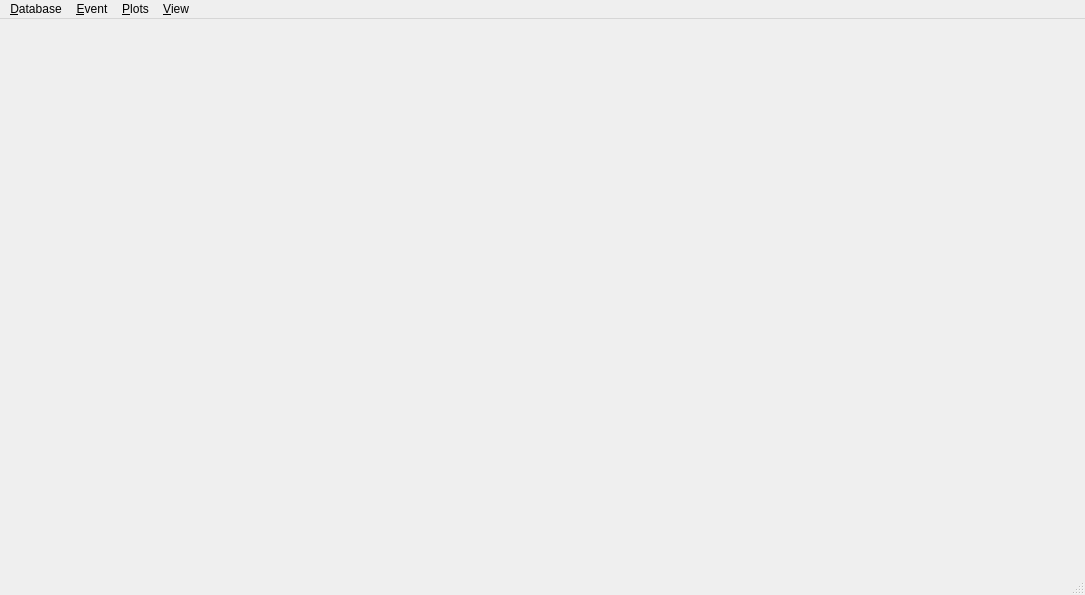
<?xml version="1.0" encoding="UTF-8"?>
<ui version="4.0">
 <class>MainWindow</class>
 <widget class="QMainWindow" name="MainWindow">
  <property name="geometry">
   <rect>
    <x>0</x>
    <y>0</y>
    <width>1085</width>
    <height>595</height>
   </rect>
  </property>
  <property name="windowTitle">
   <string>LDE Plot</string>
  </property>
  <widget class="QWidget" name="centralwidget">
   <layout class="QVBoxLayout" name="verticalLayout">
    <item>
     <widget class="QWidget" name="widget" native="true">
      <layout class="QVBoxLayout" name="verticalLayout_3">
       <item>
        <layout class="QVBoxLayout" name="verticalLayout_2"/>
       </item>
      </layout>
     </widget>
    </item>
   </layout>
  </widget>
  <widget class="QMenuBar" name="menubar">
   <property name="geometry">
    <rect>
     <x>0</x>
     <y>0</y>
     <width>1085</width>
     <height>22</height>
    </rect>
   </property>
   <widget class="QMenu" name="menu_Database">
    <property name="title">
     <string>&amp;Database</string>
    </property>
    <addaction name="action_Open"/>
    <addaction name="separator"/>
    <addaction name="actionNext_2"/>
    <addaction name="actionPrevious_2"/>
    <addaction name="actionGo_to_ID"/>
    <addaction name="actionGo_to_Code"/>
    <addaction name="separator"/>
    <addaction name="actionFilter"/>
    <addaction name="actionReset"/>
    <addaction name="separator"/>
    <addaction name="actionExit"/>
   </widget>
   <widget class="QMenu" name="menu_Event">
    <property name="title">
     <string>&amp;Event</string>
    </property>
    <addaction name="actionOpen_LTE"/>
    <addaction name="separator"/>
    <addaction name="actionRelabel"/>
    <addaction name="actionSet_Starttime"/>
    <addaction name="separator"/>
    <addaction name="actionRemove"/>
   </widget>
   <widget class="QMenu" name="menu_Plots">
    <property name="title">
     <string>&amp;Plots</string>
    </property>
    <addaction name="actionPlot_Scatter"/>
    <addaction name="actionActivity"/>
    <addaction name="separator"/>
    <addaction name="actionPlot_3D"/>
   </widget>
   <widget class="QMenu" name="menu_View">
    <property name="title">
     <string>&amp;View</string>
    </property>
    <addaction name="actionODP"/>
    <addaction name="actionContinuous"/>
    <addaction name="actionStep_Range"/>
   </widget>
   <addaction name="menu_Database"/>
   <addaction name="menu_Event"/>
   <addaction name="menu_Plots"/>
   <addaction name="menu_View"/>
  </widget>
  <widget class="QStatusBar" name="statusbar"/>
  <action name="actionRelabel">
   <property name="text">
    <string>Relabel</string>
   </property>
  </action>
  <action name="actionRemove">
   <property name="text">
    <string>Remove</string>
   </property>
  </action>
  <action name="actionSet_Starttime">
   <property name="text">
    <string>Set Starttime</string>
   </property>
  </action>
  <action name="action_Open">
   <property name="text">
    <string>&amp;Open</string>
   </property>
  </action>
  <action name="actionExit">
   <property name="text">
    <string>Exit</string>
   </property>
  </action>
  <action name="actionGo_to_ID">
   <property name="text">
    <string>Go to ID...</string>
   </property>
  </action>
  <action name="actionGo_to_Code">
   <property name="text">
    <string>Go to Code...</string>
   </property>
  </action>
  <action name="actionReset">
   <property name="text">
    <string>Reset</string>
   </property>
  </action>
  <action name="actionFilter">
   <property name="text">
    <string>Filter...</string>
   </property>
  </action>
  <action name="actionPlot_Scatter">
   <property name="text">
    <string>Scatter...</string>
   </property>
  </action>
  <action name="actionActivity">
   <property name="text">
    <string>Activity...</string>
   </property>
  </action>
  <action name="actionOpen_LTE">
   <property name="text">
    <string>Open LTE...</string>
   </property>
  </action>
  <action name="actionODP">
   <property name="text">
    <string>ODP...</string>
   </property>
  </action>
  <action name="actionContinuous">
   <property name="text">
    <string>Full Range</string>
   </property>
  </action>
  <action name="actionStep_Range">
   <property name="text">
    <string>Step Range...</string>
   </property>
  </action>
  <action name="actionNext">
   <property name="text">
    <string>Next</string>
   </property>
  </action>
  <action name="actionPrevious">
   <property name="text">
    <string>Previous</string>
   </property>
  </action>
  <action name="actionNext_2">
   <property name="text">
    <string>Next</string>
   </property>
  </action>
  <action name="actionPrevious_2">
   <property name="text">
    <string>Previous</string>
   </property>
  </action>
  <action name="actionPSD">
   <property name="text">
    <string>PSD</string>
   </property>
  </action>
  <action name="actionPlot_3D">
   <property name="text">
    <string>Plot 3D</string>
   </property>
  </action>
 </widget>
 <resources/>
 <connections/>
</ui>
